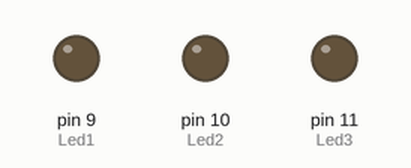
Simulated run of this sketch. Board: Arduino Uno, built with avr-gcc and run on an emulated ATmega328P. Shown: output pins drawn as LEDs (lit = HIGH).

Above: at 0.05 s.
At 1.2 s:
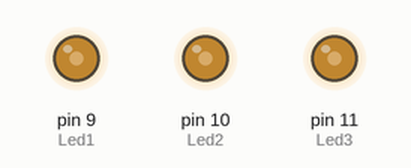
At 2.35 s:
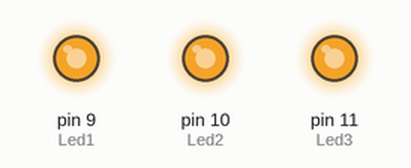
At 3.5 s:
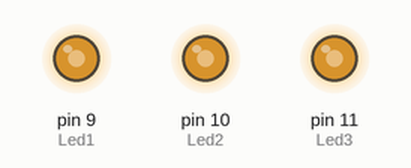
At 4.65 s:
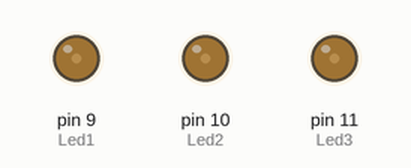
Timing chart, 0 to 6.6 s (numbered marks = the images above):
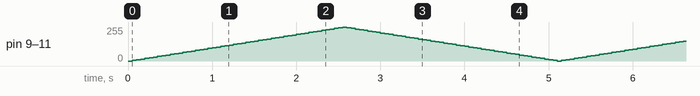

The sketch:

lec7LedDimmer.ino
```cpp
// led dimmer
int Led1=9;
int Led2=10;
int Led3=11;
int Lbrightness=0;
int fade=5;

void setup() { //
}
void loop() {  //the loop runs over and over infinity loop

  analogWrite(Led1,Lbrightness);
  analogWrite(Led2,Lbrightness);
  analogWrite(Led3,Lbrightness);

  Lbrightness= Lbrightness + fade;

  if ((Lbrightness==0)|| (Lbrightness==255)){

    fade = -fade;
    }

    delay(50);//

}
```
